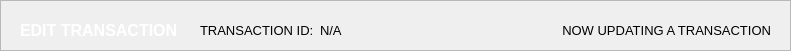
  <widget class="QFrame" name="basePopUpTitleFrame">
   <property name="geometry">
    <rect>
     <x>-1</x>
     <y>-10</y>
     <width>791</width>
     <height>51</height>
    </rect>
   </property>
   <property name="styleSheet">
    <string notr="true">#basePopUpTitleFrame {
	background-color: #141c52;
}</string>
   </property>
   <property name="frameShape">
    <enum>QFrame::Shape::StyledPanel</enum>
   </property>
   <property name="frameShadow">
    <enum>QFrame::Shadow::Raised</enum>
   </property>
   <widget class="QLabel" name="label_titleFilterOptions">
    <property name="geometry">
     <rect>
      <x>20</x>
      <y>10</y>
      <width>171</width>
      <height>41</height>
     </rect>
    </property>
    <property name="font">
     <font>
      <family>Arial</family>
      <pointsize>12</pointsize>
      <bold>true</bold>
     </font>
    </property>
    <property name="styleSheet">
     <string notr="true">#label_titleFilterOptions {
	background-color: transparent;
	color: #FFFFFF;
}
</string>
    </property>
    <property name="text">
     <string>EDIT TRANSACTION</string>
    </property>
    <property name="alignment">
     <set>Qt::AlignmentFlag::AlignLeading|Qt::AlignmentFlag::AlignLeft|Qt::AlignmentFlag::AlignVCenter</set>
    </property>
   </widget>
   <widget class="QLabel" name="filteroptions_label">
    <property name="geometry">
     <rect>
      <x>420</x>
      <y>10</y>
      <width>351</width>
      <height>41</height>
     </rect>
    </property>
    <property name="font">
     <font>
      <family>Arial</family>
      <pointsize>10</pointsize>
      <bold>false</bold>
     </font>
    </property>
    <property name="styleSheet">
     <string notr="true">#filteroptions_label {
	background-color: transparent;
	color: #white;
}
</string>
    </property>
    <property name="text">
     <string>NOW UPDATING A TRANSACTION</string>
    </property>
    <property name="alignment">
     <set>Qt::AlignmentFlag::AlignRight|Qt::AlignmentFlag::AlignTrailing|Qt::AlignmentFlag::AlignVCenter</set>
    </property>
   </widget>
   <widget class="QLabel" name="display_what_ID">
    <property name="geometry">
     <rect>
      <x>320</x>
      <y>10</y>
      <width>211</width>
      <height>41</height>
     </rect>
    </property>
    <property name="font">
     <font>
      <family>Arial</family>
      <pointsize>10</pointsize>
      <bold>false</bold>
     </font>
    </property>
    <property name="styleSheet">
     <string notr="true">#display_what_ID {
	background-color: transparent;
	color: #white;
}
</string>
    </property>
    <property name="text">
     <string>N/A</string>
    </property>
    <property name="alignment">
     <set>Qt::AlignmentFlag::AlignLeading|Qt::AlignmentFlag::AlignLeft|Qt::AlignmentFlag::AlignVCenter</set>
    </property>
   </widget>
   <widget class="QLabel" name="label_what_ID">
    <property name="geometry">
     <rect>
      <x>200</x>
      <y>10</y>
      <width>121</width>
      <height>41</height>
     </rect>
    </property>
    <property name="font">
     <font>
      <family>Arial</family>
      <pointsize>10</pointsize>
      <bold>false</bold>
     </font>
    </property>
    <property name="styleSheet">
     <string notr="true">#label_what_ID {
	background-color: transparent;
	color: #white;
}
</string>
    </property>
    <property name="text">
     <string>TRANSACTION ID:</string>
    </property>
    <property name="alignment">
     <set>Qt::AlignmentFlag::AlignLeading|Qt::AlignmentFlag::AlignLeft|Qt::AlignmentFlag::AlignVCenter</set>
    </property>
   </widget>
  </widget>
